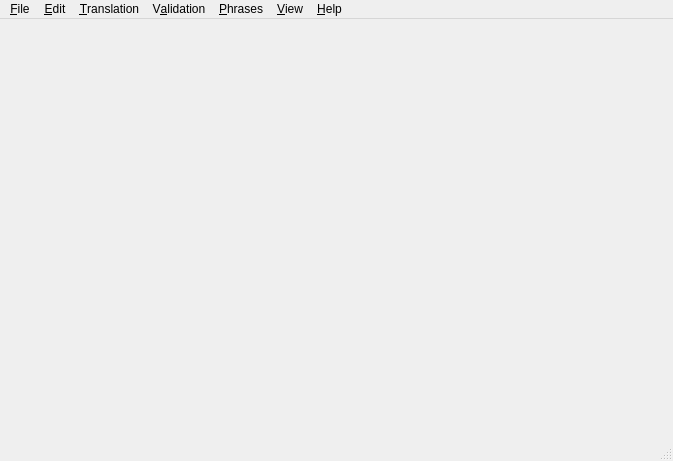
<?xml version="1.0" encoding="UTF-8"?>
<ui version="4.0">
 <comment>*********************************************************************
**
** Copyright (C) 2011 Nokia Corporation and/or its subsidiary(-ies).
** All rights reserved.
** Contact: Nokia Corporation (qt-info@nokia.com)
**
** This file is part of the Qt Linguist of the Qt Toolkit.
**
** $QT_BEGIN_LICENSE:LGPL$
** No Commercial Usage
** This file contains pre-release code and may not be distributed.
** You may use this file in accordance with the terms and conditions
** contained in the Technology Preview License Agreement accompanying
** this package.
**
** GNU Lesser General Public License Usage
** Alternatively, this file may be used under the terms of the GNU Lesser
** General Public License version 2.1 as published by the Free Software
** Foundation and appearing in the file LICENSE.LGPL included in the
** packaging of this file.  Please review the following information to
** ensure the GNU Lesser General Public License version 2.1 requirements
** will be met: http://www.gnu.org/licenses/old-licenses/lgpl-2.1.html.
**
** In addition, as a special exception, Nokia gives you certain additional
** rights.  These rights are described in the Nokia Qt LGPL Exception
** version 1.1, included in the file LGPL_EXCEPTION.txt in this package.
**
** If you have questions regarding the use of this file, please contact
** Nokia at qt-info@nokia.com.
**
**
**
**
**
**
**
**
** $QT_END_LICENSE$
**
*********************************************************************</comment>
 <class>MainWindow</class>
 <widget class="QMainWindow" name="MainWindow">
  <property name="geometry">
   <rect>
    <x>0</x>
    <y>0</y>
    <width>673</width>
    <height>461</height>
   </rect>
  </property>
  <property name="windowTitle">
   <string>MainWindow</string>
  </property>
  <widget class="QWidget" name="centralwidget"/>
  <widget class="QMenuBar" name="menubar">
   <property name="geometry">
    <rect>
     <x>0</x>
     <y>0</y>
     <width>673</width>
     <height>28</height>
    </rect>
   </property>
   <widget class="QMenu" name="menuPhrases">
    <property name="title">
     <string>&amp;Phrases</string>
    </property>
    <widget class="QMenu" name="menuClosePhraseBook">
     <property name="title">
      <string>&amp;Close Phrase Book</string>
     </property>
    </widget>
    <widget class="QMenu" name="menuEditPhraseBook">
     <property name="title">
      <string>&amp;Edit Phrase Book</string>
     </property>
    </widget>
    <widget class="QMenu" name="menuPrintPhraseBook">
     <property name="title">
      <string>&amp;Print Phrase Book</string>
     </property>
    </widget>
    <addaction name="actionNewPhraseBook"/>
    <addaction name="actionOpenPhraseBook"/>
    <addaction name="menuClosePhraseBook"/>
    <addaction name="separator"/>
    <addaction name="menuEditPhraseBook"/>
    <addaction name="menuPrintPhraseBook"/>
    <addaction name="actionAddToPhraseBook"/>
   </widget>
   <widget class="QMenu" name="menuValidation">
    <property name="title">
     <string>V&amp;alidation</string>
    </property>
    <addaction name="actionAccelerators"/>
    <addaction name="actionEndingPunctuation"/>
    <addaction name="actionPhraseMatches"/>
    <addaction name="actionPlaceMarkerMatches"/>
   </widget>
   <widget class="QMenu" name="menuView">
    <property name="title">
     <string>&amp;View</string>
    </property>
    <widget class="QMenu" name="menuViewViews">
     <property name="title">
      <string>Vie&amp;ws</string>
     </property>
    </widget>
    <widget class="QMenu" name="menuToolbars">
     <property name="title">
      <string>&amp;Toolbars</string>
     </property>
    </widget>
    <addaction name="actionResetSorting"/>
    <addaction name="actionDisplayGuesses"/>
    <addaction name="actionStatistics"/>
    <addaction name="actionLengthVariants"/>
    <addaction name="separator"/>
    <addaction name="menuToolbars"/>
    <addaction name="menuViewViews"/>
   </widget>
   <widget class="QMenu" name="menuHelp">
    <property name="title">
     <string>&amp;Help</string>
    </property>
    <addaction name="actionManual"/>
    <addaction name="actionAbout"/>
    <addaction name="actionAboutQt"/>
    <addaction name="actionWhatsThis"/>
   </widget>
   <widget class="QMenu" name="menuTranslation">
    <property name="title">
     <string>&amp;Translation</string>
    </property>
    <addaction name="actionPrevUnfinished"/>
    <addaction name="actionNextUnfinished"/>
    <addaction name="actionPrev"/>
    <addaction name="actionNext"/>
    <addaction name="actionDoneAndNext"/>
    <addaction name="actionBeginFromSource"/>
   </widget>
   <widget class="QMenu" name="menuFile">
    <property name="title">
     <string>&amp;File</string>
    </property>
    <widget class="QMenu" name="menuRecentlyOpenedFiles">
     <property name="title">
      <string>Recently Opened &amp;Files</string>
     </property>
    </widget>
    <addaction name="actionOpen"/>
    <addaction name="actionOpenAux"/>
    <addaction name="menuRecentlyOpenedFiles"/>
    <addaction name="separator"/>
    <addaction name="actionSaveAll"/>
    <addaction name="actionSave"/>
    <addaction name="actionSaveAs"/>
    <addaction name="actionReleaseAll"/>
    <addaction name="actionRelease"/>
    <addaction name="actionReleaseAs"/>
    <addaction name="separator"/>
    <addaction name="actionPrint"/>
    <addaction name="separator"/>
    <addaction name="actionCloseAll"/>
    <addaction name="actionClose"/>
    <addaction name="separator"/>
    <addaction name="actionExit"/>
   </widget>
   <widget class="QMenu" name="menuEdit">
    <property name="title">
     <string>&amp;Edit</string>
    </property>
    <addaction name="actionUndo"/>
    <addaction name="actionRedo"/>
    <addaction name="separator"/>
    <addaction name="actionCut"/>
    <addaction name="actionCopy"/>
    <addaction name="actionPaste"/>
    <addaction name="actionSelectAll"/>
    <addaction name="separator"/>
    <addaction name="actionFind"/>
    <addaction name="actionFindNext"/>
    <addaction name="actionSearchAndTranslate"/>
    <addaction name="actionBatchTranslation"/>
    <addaction name="actionTranslationFileSettings"/>
   </widget>
   <addaction name="menuFile"/>
   <addaction name="menuEdit"/>
   <addaction name="menuTranslation"/>
   <addaction name="menuValidation"/>
   <addaction name="menuPhrases"/>
   <addaction name="menuView"/>
   <addaction name="menuHelp"/>
  </widget>
  <widget class="QStatusBar" name="statusbar"/>
  <action name="actionOpen">
   <property name="text">
    <string>&amp;Open...</string>
   </property>
   <property name="whatsThis">
    <string>Open a Qt translation source file (TS file) for editing</string>
   </property>
   <property name="shortcut">
    <string>Ctrl+O</string>
   </property>
  </action>
  <action name="actionExit">
   <property name="text">
    <string>E&amp;xit</string>
   </property>
   <property name="statusTip">
    <string/>
   </property>
   <property name="whatsThis">
    <string>Close this window and exit.</string>
   </property>
   <property name="shortcut">
    <string>Ctrl+Q</string>
   </property>
   <property name="menuRole">
    <enum>QAction::QuitRole</enum>
   </property>
  </action>
  <action name="actionSave">
   <property name="text">
    <string>Save</string>
   </property>
   <property name="whatsThis">
    <string>Save changes made to this Qt translation source file</string>
   </property>
  </action>
  <action name="actionSaveAs">
   <property name="text">
    <string>Save &amp;As...</string>
   </property>
   <property name="iconText">
    <string>Save As...</string>
   </property>
   <property name="whatsThis">
    <string>Save changes made to this Qt translation source file into a new file.</string>
   </property>
  </action>
  <action name="actionRelease">
   <property name="text">
    <string>Release</string>
   </property>
   <property name="whatsThis">
    <string>Create a Qt message file suitable for released applications from the current message file.</string>
   </property>
  </action>
  <action name="actionPrint">
   <property name="text">
    <string>&amp;Print...</string>
   </property>
   <property name="whatsThis">
    <string>Print a list of all the translation units in the current translation source file.</string>
   </property>
   <property name="shortcut">
    <string>Ctrl+P</string>
   </property>
  </action>
  <action name="actionUndo">
   <property name="enabled">
    <bool>false</bool>
   </property>
   <property name="text">
    <string>&amp;Undo</string>
   </property>
   <property name="whatsThis">
    <string>Undo the last editing operation performed on the current translation.</string>
   </property>
   <property name="shortcut">
    <string>Ctrl+Z</string>
   </property>
   <property name="menuRole">
    <enum>QAction::NoRole</enum>
   </property>
  </action>
  <action name="actionRedo">
   <property name="enabled">
    <bool>false</bool>
   </property>
   <property name="text">
    <string>&amp;Redo</string>
   </property>
   <property name="whatsThis">
    <string>Redo an undone editing operation performed on the translation.</string>
   </property>
   <property name="shortcut">
    <string>Ctrl+Y</string>
   </property>
   <property name="menuRole">
    <enum>QAction::NoRole</enum>
   </property>
  </action>
  <action name="actionCut">
   <property name="enabled">
    <bool>false</bool>
   </property>
   <property name="text">
    <string>Cu&amp;t</string>
   </property>
   <property name="whatsThis">
    <string>Copy the selected translation text to the clipboard and deletes it.</string>
   </property>
   <property name="shortcut">
    <string>Ctrl+X</string>
   </property>
   <property name="menuRole">
    <enum>QAction::NoRole</enum>
   </property>
  </action>
  <action name="actionCopy">
   <property name="enabled">
    <bool>false</bool>
   </property>
   <property name="text">
    <string>&amp;Copy</string>
   </property>
   <property name="whatsThis">
    <string>Copy the selected translation text to the clipboard.</string>
   </property>
   <property name="shortcut">
    <string>Ctrl+C</string>
   </property>
   <property name="menuRole">
    <enum>QAction::NoRole</enum>
   </property>
  </action>
  <action name="actionPaste">
   <property name="enabled">
    <bool>false</bool>
   </property>
   <property name="text">
    <string>&amp;Paste</string>
   </property>
   <property name="whatsThis">
    <string>Paste the clipboard text into the translation.</string>
   </property>
   <property name="shortcut">
    <string>Ctrl+V</string>
   </property>
   <property name="menuRole">
    <enum>QAction::NoRole</enum>
   </property>
  </action>
  <action name="actionSelectAll">
   <property name="enabled">
    <bool>false</bool>
   </property>
   <property name="text">
    <string>Select &amp;All</string>
   </property>
   <property name="whatsThis">
    <string>Select the whole translation text.</string>
   </property>
   <property name="shortcut">
    <string>Ctrl+A</string>
   </property>
   <property name="menuRole">
    <enum>QAction::NoRole</enum>
   </property>
  </action>
  <action name="actionFind">
   <property name="enabled">
    <bool>false</bool>
   </property>
   <property name="text">
    <string>&amp;Find...</string>
   </property>
   <property name="whatsThis">
    <string>Search for some text in the translation source file.</string>
   </property>
   <property name="shortcut">
    <string>Ctrl+F</string>
   </property>
   <property name="menuRole">
    <enum>QAction::NoRole</enum>
   </property>
  </action>
  <action name="actionFindNext">
   <property name="enabled">
    <bool>false</bool>
   </property>
   <property name="text">
    <string>Find &amp;Next</string>
   </property>
   <property name="whatsThis">
    <string>Continue the search where it was left.</string>
   </property>
   <property name="shortcut">
    <string>F3</string>
   </property>
   <property name="menuRole">
    <enum>QAction::NoRole</enum>
   </property>
  </action>
  <action name="actionPrevUnfinished">
   <property name="text">
    <string>&amp;Prev Unfinished</string>
   </property>
   <property name="toolTip">
    <string>Previous unfinished item</string>
   </property>
   <property name="whatsThis">
    <string>Move to the previous unfinished item.</string>
   </property>
   <property name="shortcut">
    <string>Ctrl+K</string>
   </property>
   <property name="menuRole">
    <enum>QAction::NoRole</enum>
   </property>
  </action>
  <action name="actionNextUnfinished">
   <property name="text">
    <string>&amp;Next Unfinished</string>
   </property>
   <property name="toolTip">
    <string>Next unfinished item</string>
   </property>
   <property name="whatsThis">
    <string>Move to the next unfinished item.</string>
   </property>
   <property name="shortcut">
    <string>Ctrl+J</string>
   </property>
   <property name="menuRole">
    <enum>QAction::NoRole</enum>
   </property>
  </action>
  <action name="actionPrev">
   <property name="text">
    <string>P&amp;rev</string>
   </property>
   <property name="toolTip">
    <string>Move to previous item</string>
   </property>
   <property name="whatsThis">
    <string>Move to the previous item.</string>
   </property>
   <property name="shortcut">
    <string>Ctrl+Shift+K</string>
   </property>
   <property name="menuRole">
    <enum>QAction::NoRole</enum>
   </property>
  </action>
  <action name="actionNext">
   <property name="text">
    <string>Ne&amp;xt</string>
   </property>
   <property name="toolTip">
    <string>Next item</string>
   </property>
   <property name="whatsThis">
    <string>Move to the next item.</string>
   </property>
   <property name="shortcut">
    <string>Ctrl+Shift+J</string>
   </property>
   <property name="menuRole">
    <enum>QAction::NoRole</enum>
   </property>
  </action>
  <action name="actionDoneAndNext">
   <property name="enabled">
    <bool>false</bool>
   </property>
   <property name="text">
    <string>&amp;Done and Next</string>
   </property>
   <property name="toolTip">
    <string>Mark item as done and move to the next unfinished item</string>
   </property>
   <property name="whatsThis">
    <string>Mark this item as done and move to the next unfinished item.</string>
   </property>
   <property name="menuRole">
    <enum>QAction::NoRole</enum>
   </property>
  </action>
  <action name="actionBeginFromSource">
   <property name="enabled">
    <bool>false</bool>
   </property>
   <property name="text">
    <string>Copy from source text</string>
   </property>
   <property name="iconText">
    <string>Copy from source text</string>
   </property>
   <property name="toolTip">
    <string>Copies the source text into the translation field</string>
   </property>
   <property name="whatsThis">
    <string>Copies the source text into the translation field.</string>
   </property>
   <property name="shortcut">
    <string>Ctrl+B</string>
   </property>
   <property name="menuRole">
    <enum>QAction::NoRole</enum>
   </property>
  </action>
  <action name="actionAccelerators">
   <property name="checkable">
    <bool>true</bool>
   </property>
   <property name="text">
    <string>&amp;Accelerators</string>
   </property>
   <property name="toolTip">
    <string>Toggle the validity check of accelerators</string>
   </property>
   <property name="whatsThis">
    <string>Toggle the validity check of accelerators, i.e. whether the number of ampersands in the source and translation text is the same. If the check fails, a message is shown in the warnings window.</string>
   </property>
   <property name="menuRole">
    <enum>QAction::NoRole</enum>
   </property>
  </action>
  <action name="actionEndingPunctuation">
   <property name="checkable">
    <bool>true</bool>
   </property>
   <property name="text">
    <string>&amp;Ending Punctuation</string>
   </property>
   <property name="toolTip">
    <string>Toggle the validity check of ending punctuation</string>
   </property>
   <property name="whatsThis">
    <string>Toggle the validity check of ending punctuation. If the check fails, a message is shown in the warnings window.</string>
   </property>
   <property name="menuRole">
    <enum>QAction::NoRole</enum>
   </property>
  </action>
  <action name="actionPhraseMatches">
   <property name="checkable">
    <bool>true</bool>
   </property>
   <property name="text">
    <string>&amp;Phrase matches</string>
   </property>
   <property name="toolTip">
    <string>Toggle checking that phrase suggestions are used</string>
   </property>
   <property name="whatsThis">
    <string>Toggle checking that phrase suggestions are used. If the check fails, a message is shown in the warnings window.</string>
   </property>
   <property name="menuRole">
    <enum>QAction::NoRole</enum>
   </property>
  </action>
  <action name="actionPlaceMarkerMatches">
   <property name="checkable">
    <bool>true</bool>
   </property>
   <property name="text">
    <string>Place &amp;Marker Matches</string>
   </property>
   <property name="toolTip">
    <string>Toggle the validity check of place markers</string>
   </property>
   <property name="whatsThis">
    <string>Toggle the validity check of place markers, i.e. whether %1, %2, ... are used consistently in the source text and translation text. If the check fails, a message is shown in the warnings window.</string>
   </property>
   <property name="menuRole">
    <enum>QAction::NoRole</enum>
   </property>
  </action>
  <action name="actionNewPhraseBook">
   <property name="text">
    <string>&amp;New Phrase Book...</string>
   </property>
   <property name="whatsThis">
    <string>Create a new phrase book.</string>
   </property>
   <property name="shortcut">
    <string>Ctrl+N</string>
   </property>
   <property name="menuRole">
    <enum>QAction::NoRole</enum>
   </property>
  </action>
  <action name="actionOpenPhraseBook">
   <property name="text">
    <string>&amp;Open Phrase Book...</string>
   </property>
   <property name="whatsThis">
    <string>Open a phrase book to assist translation.</string>
   </property>
   <property name="shortcut">
    <string>Ctrl+H</string>
   </property>
   <property name="menuRole">
    <enum>QAction::NoRole</enum>
   </property>
  </action>
  <action name="actionResetSorting">
   <property name="checkable">
    <bool>false</bool>
   </property>
   <property name="checked">
    <bool>false</bool>
   </property>
   <property name="text">
    <string>&amp;Reset Sorting</string>
   </property>
   <property name="whatsThis">
    <string>Sort the items back in the same order as in the message file.</string>
   </property>
   <property name="menuRole">
    <enum>QAction::NoRole</enum>
   </property>
  </action>
  <action name="actionDisplayGuesses">
   <property name="checkable">
    <bool>true</bool>
   </property>
   <property name="checked">
    <bool>true</bool>
   </property>
   <property name="text">
    <string>&amp;Display guesses</string>
   </property>
   <property name="whatsThis">
    <string>Set whether or not to display translation guesses.</string>
   </property>
   <property name="menuRole">
    <enum>QAction::NoRole</enum>
   </property>
  </action>
  <action name="actionStatistics">
   <property name="checkable">
    <bool>true</bool>
   </property>
   <property name="checked">
    <bool>true</bool>
   </property>
   <property name="text">
    <string>&amp;Statistics</string>
   </property>
   <property name="whatsThis">
    <string>Display translation statistics.</string>
   </property>
   <property name="menuRole">
    <enum>QAction::NoRole</enum>
   </property>
  </action>
  <action name="actionManual">
   <property name="text">
    <string>&amp;Manual</string>
   </property>
   <property name="whatsThis">
    <string/>
   </property>
   <property name="shortcut">
    <string>F1</string>
   </property>
   <property name="menuRole">
    <enum>QAction::NoRole</enum>
   </property>
  </action>
  <action name="actionAbout">
   <property name="text">
    <string>About Qt Linguist</string>
   </property>
   <property name="menuRole">
    <enum>QAction::AboutRole</enum>
   </property>
  </action>
  <action name="actionAboutQt">
   <property name="text">
    <string>About Qt</string>
   </property>
   <property name="whatsThis">
    <string>Display information about the Qt toolkit by Nokia.</string>
   </property>
   <property name="menuRole">
    <enum>QAction::AboutQtRole</enum>
   </property>
  </action>
  <action name="actionWhatsThis">
   <property name="checkable">
    <bool>false</bool>
   </property>
   <property name="checked">
    <bool>false</bool>
   </property>
   <property name="text">
    <string>&amp;What's This?</string>
   </property>
   <property name="iconText">
    <string>What's This?</string>
   </property>
   <property name="toolTip">
    <string>What's This?</string>
   </property>
   <property name="whatsThis">
    <string>Enter What's This? mode.</string>
   </property>
   <property name="shortcut">
    <string>Shift+F1</string>
   </property>
   <property name="menuRole">
    <enum>QAction::NoRole</enum>
   </property>
  </action>
  <action name="actionSearchAndTranslate">
   <property name="enabled">
    <bool>false</bool>
   </property>
   <property name="text">
    <string>&amp;Search And Translate...</string>
   </property>
   <property name="whatsThis">
    <string>Replace the translation on all entries that matches the search source text.</string>
   </property>
   <property name="menuRole">
    <enum>QAction::NoRole</enum>
   </property>
  </action>
  <action name="actionBatchTranslation">
   <property name="enabled">
    <bool>false</bool>
   </property>
   <property name="text">
    <string>&amp;Batch Translation...</string>
   </property>
   <property name="whatsThis">
    <string>Batch translate all entries using the information in the phrase books.</string>
   </property>
   <property name="menuRole">
    <enum>QAction::NoRole</enum>
   </property>
  </action>
  <action name="actionReleaseAs">
   <property name="text">
    <string>Release As...</string>
   </property>
   <property name="iconText">
    <string>Release As...</string>
   </property>
   <property name="whatsThis">
    <string>Create a Qt message file suitable for released applications from the current message file. The filename will automatically be determined from the name of the TS file.</string>
   </property>
  </action>
  <action name="actionFile">
   <property name="checkable">
    <bool>true</bool>
   </property>
   <property name="checked">
    <bool>true</bool>
   </property>
   <property name="text">
    <string>File</string>
   </property>
  </action>
  <action name="actionEdit">
   <property name="checkable">
    <bool>true</bool>
   </property>
   <property name="checked">
    <bool>true</bool>
   </property>
   <property name="text">
    <string>Edit</string>
   </property>
  </action>
  <action name="actionTranslation">
   <property name="checkable">
    <bool>true</bool>
   </property>
   <property name="checked">
    <bool>true</bool>
   </property>
   <property name="text">
    <string>Translation</string>
   </property>
  </action>
  <action name="actionValidation">
   <property name="checkable">
    <bool>true</bool>
   </property>
   <property name="checked">
    <bool>true</bool>
   </property>
   <property name="text">
    <string>Validation</string>
   </property>
  </action>
  <action name="actionHelp">
   <property name="checkable">
    <bool>true</bool>
   </property>
   <property name="checked">
    <bool>true</bool>
   </property>
   <property name="text">
    <string>Help</string>
   </property>
  </action>
  <action name="actionPreviewForm">
   <property name="enabled">
    <bool>false</bool>
   </property>
   <property name="text">
    <string>Open/Refresh Form &amp;Preview</string>
   </property>
   <property name="iconText">
    <string>Form Preview Tool</string>
   </property>
   <property name="toolTip">
    <string>Form Preview Tool</string>
   </property>
   <property name="shortcut">
    <string>F5</string>
   </property>
   <property name="menuRole">
    <enum>QAction::NoRole</enum>
   </property>
  </action>
  <action name="actionTranslationFileSettings">
   <property name="enabled">
    <bool>false</bool>
   </property>
   <property name="text">
    <string>Translation File &amp;Settings...</string>
   </property>
   <property name="menuRole">
    <enum>QAction::NoRole</enum>
   </property>
  </action>
  <action name="actionAddToPhraseBook">
   <property name="enabled">
    <bool>false</bool>
   </property>
   <property name="text">
    <string>&amp;Add to Phrase Book</string>
   </property>
   <property name="shortcut">
    <string>Ctrl+T</string>
   </property>
  </action>
  <action name="actionOpenAux">
   <property name="text">
    <string>Open Read-O&amp;nly...</string>
   </property>
  </action>
  <action name="actionSaveAll">
   <property name="text">
    <string>&amp;Save All</string>
   </property>
   <property name="shortcut">
    <string>Ctrl+S</string>
   </property>
  </action>
  <action name="actionReleaseAll">
   <property name="text">
    <string>&amp;Release All</string>
   </property>
  </action>
  <action name="actionClose">
   <property name="text">
    <string>Close</string>
   </property>
  </action>
  <action name="actionCloseAll">
   <property name="text">
    <string>&amp;Close All</string>
   </property>
   <property name="shortcut">
    <string>Ctrl+W</string>
   </property>
  </action>
  <action name="actionLengthVariants">
   <property name="checkable">
    <bool>true</bool>
   </property>
   <property name="text">
    <string>Length Variants</string>
   </property>
  </action>
 </widget>
 <resources/>
 <connections/>
</ui>
